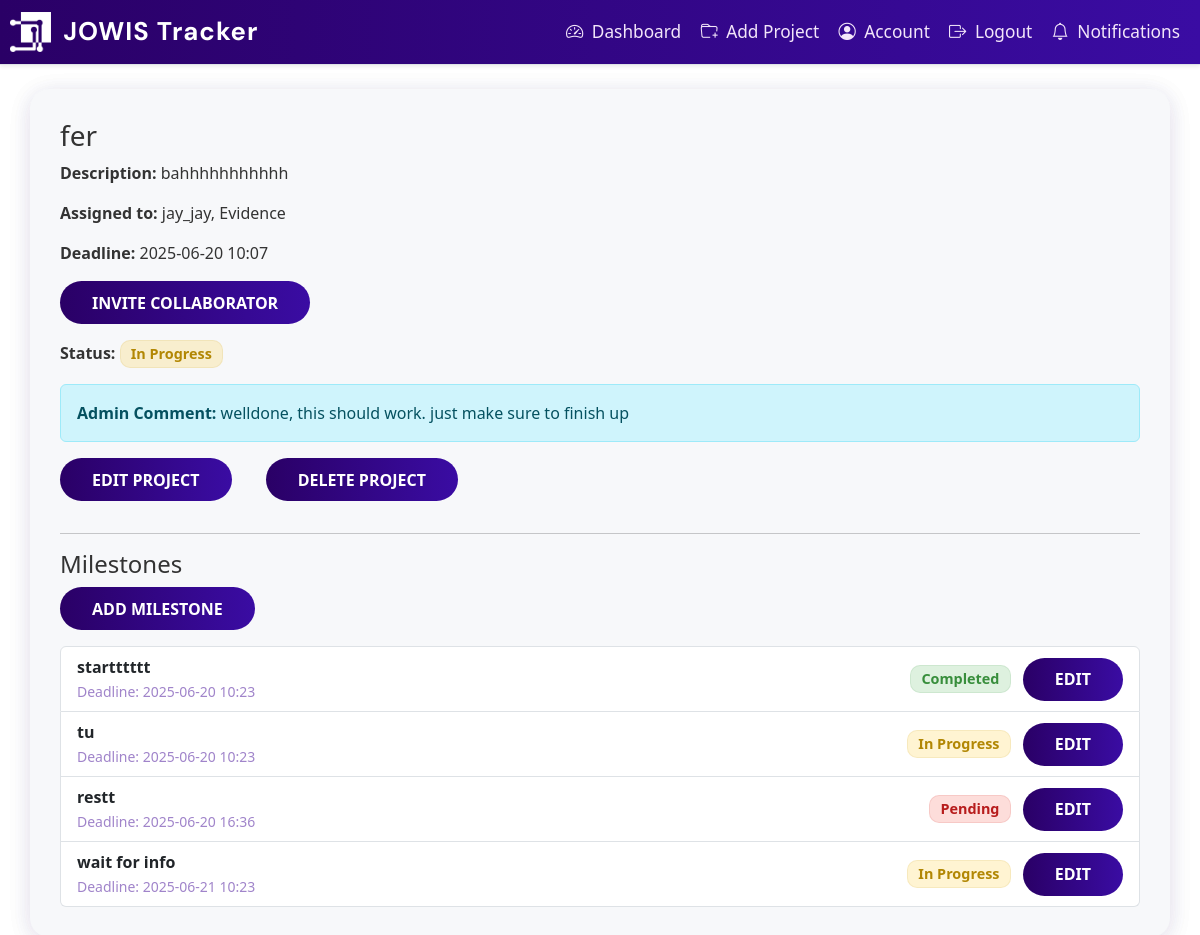
/project/5 (signed in), run on an earlier commit of the app's database.
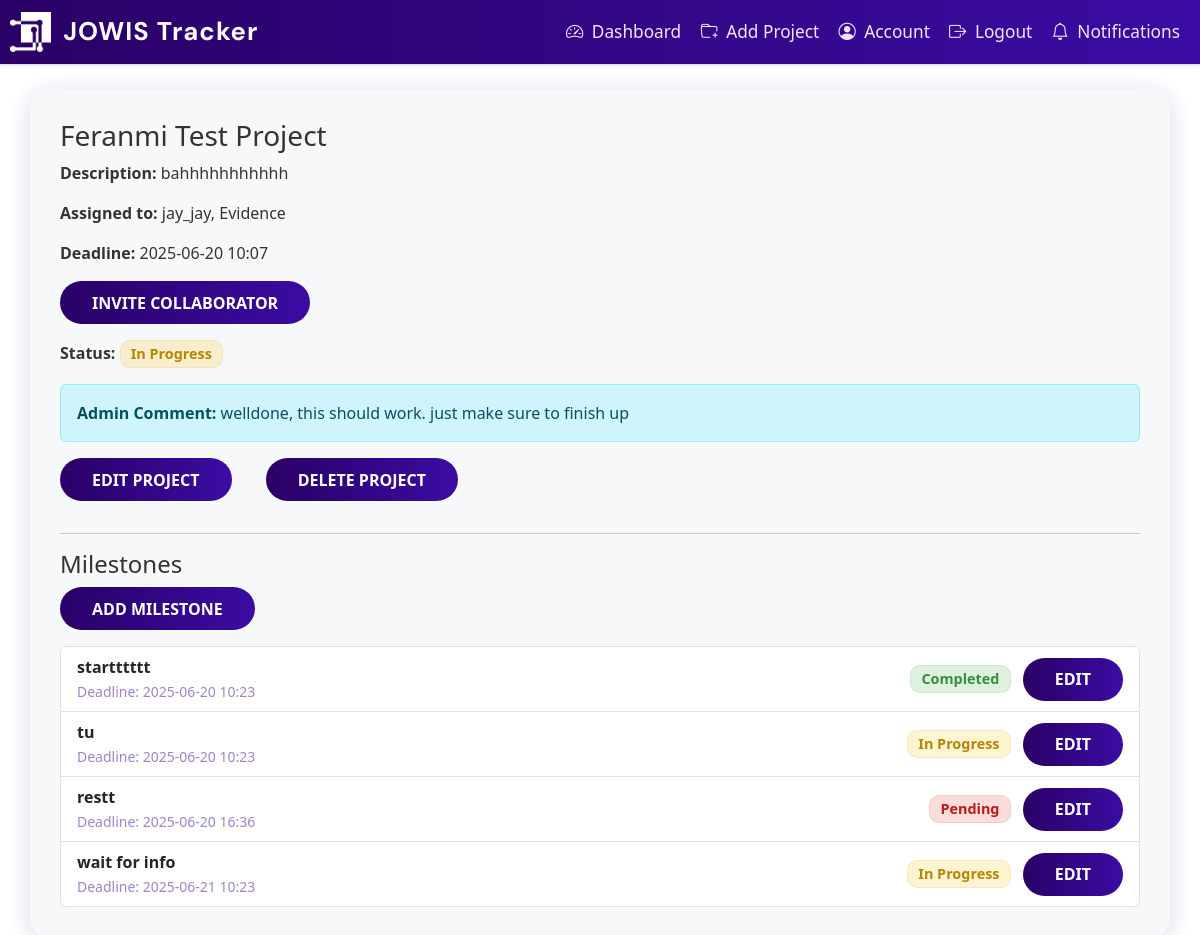
And on a later commit of the database.
### app/dbmodels.py (models this page shows, shortened)
class Project(db.Model):
    id = db.Column(db.Integer, primary_key=True)
    title = db.Column(db.String(150), nullable=False)
    description = db.Column(db.Text, nullable=False)
    tasks = db.relationship("Task", backref="project", cascade="all, delete-orphan", passive_deletes=True)
    milestones = db.relationship("Milestone", backref="project", cascade="all, delete-orphan", passive_deletes=True)
    deadline = db.Column(db.DateTime, nullable=False, default = datetime.now(timezone.utc)) # default to current time in UTC
    status = db.Column(db.String(20), nullable=False, default="Pending")
    comment = db.Column(db.Text, nullable=True)
    users = db.relationship(
        'User',
        secondary=project_users,
        back_populates='projects'
    )

### app/routes.py (the view)
@main.route("/project/<int:project_id>")
@login_required
def project_detail(project_id):
    project = Project.query.get_or_404(project_id)
    if current_user.role != 'admin' and current_user not in project.users:
        abort(403)
    milestones = Milestone.query.filter_by(project_id=project.id).order_by(Milestone.deadline).all()
    return render_template("project_detail.html", project=project, milestones=milestones)

### app/__init__.py (called while the page is built)
def create_app():
    app= Flask(__name__)
    app.config.from_object("config.Config") # load app config from config.py
    db.init_app(app)
    migrate.init_app(app, db)
    login_manager.init_app(app)
    mail.init_app(app)
    scheduler.init_app(app)
    scheduler.start()
    from . import jobs  # <-- Import jobs to register them
    from .admin import init_admin
    init_admin(app)
    login_manager.login_view = "main.login"
    login_manager.login_message_category ="info"
    from .dbmodels import User
    @login_manager.user_loader
    def load_user(user_id):
        return User.query.get(int(user_id))
    from .routes import main
    app.register_blueprint(main)
    return app

### app/templates/project_detail.html
{% extends "base.html" %}
{% block content %}
<div class="container mt-4">
    <h3>{{ project.title }}</h3>
    <p><strong>Description:</strong> {{ project.description }}</p>
    <p><strong>Assigned to:</strong>
      {% for user in project.users %}
        {{ user.username }}{% if not loop.last %}, {% endif %}
      {% endfor %}
    </p>
    <p><strong>Deadline:</strong> {{ project.deadline.strftime('%Y-%m-%d %H:%M') if project.deadline else 'N/A' }}</p>
    <a href="{{ url_for('main.invite_user', project_id=project.id) }}" class="btn btn-outline-primary mb-3">Invite Collaborator</a>
    <p><strong>Status:</strong>
      {% if project.status == 'Completed' %}
        <span class="badge bg-success">Completed</span>
      {% elif project.status == 'Pending' %}
        <span class="badge bg-danger">Pending</span>
      {% elif project.status == 'In Progress' %}
        <span class="badge bg-warning text-dark">In Progress</span>
      {% else %}
        <span class="badge bg-secondary">Unknown</span>
      {% endif %}
    </p>
    {% if project.comment %}
      <div class="alert alert-info mt-3">
        <strong>Admin Comment:</strong> {{ project.comment }}
      </div>
    {% endif %}
    <a href="{{ url_for('main.edit_project', project_id=project.id) }}" class="btn btn-warning mb-3">Edit Project</a>
    <form action="{{ url_for('main.employee_delete_project', project_id=project.id) }}" method="POST" style="display:inline;">
      <button type="submit" class="btn btn-danger mb-3" onclick="return confirm('Delete this project?');">Delete Project</button>
    </form>
    <hr>
    <h4>Milestones</h4>
    <a href="{{ url_for('main.add_milestone', project_id=project.id) }}" class="btn btn-primary mb-3">Add Milestone</a>
    {% if milestones %}
        <ul class="list-group">
            {% for milestone in milestones %}
                <li class="list-group-item">
                    <div class="d-flex justify-content-between align-items-center">
                        <div>
                            <strong>{{ milestone.name }}</strong> <br>
                            <small class="text-muted">
                                Deadline: {{ milestone.deadline.strftime('%Y-%m-%d %H:%M') if milestone.deadline else 'No deadline set' }}
                            </small>
                        </div>
                        <div class="text-end">
                            {% if milestone.status == 'Completed' %}
                                <span class="badge bg-success">Completed</span>
                            {% elif milestone.status == 'Pending' %}
                                <span class="badge bg-danger">Pending</span>
                            {% elif milestone.status == 'In Progress' %}
                                <span class="badge bg-warning text-dark">In Progress</span>
                            {% else %}
                                <span class="badge bg-secondary">Unknown</span>
                            {% endif %}
                            <a href="{{ url_for('main.edit_milestone', milestone_id=milestone.id) }}" class="btn btn-sm btn-outline-warning ms-2">Edit</a>
                        </div>
                    </div>
                </li>
            {% endfor %}
        </ul>
    {% else %}
        <p>No milestones yet.</p>
    {% endif %}
</div>
{% endblock %}

What changed in the data, as far as the page shows it:
changed Project "bahhhhhhhhhhh": title "fer" → "Feranmi Test Project"
